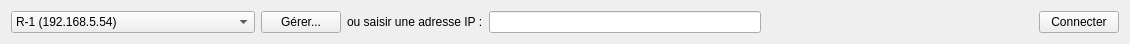
   <widget class="QWidget" name="layoutWidget">
    <property name="geometry">
     <rect>
      <x>10</x>
      <y>5</y>
      <width>1130</width>
      <height>33</height>
     </rect>
    </property>
    <layout class="QHBoxLayout" name="horizontalLayout_2">
     <item>
      <widget class="QComboBox" name="ip">
       <item>
        <property name="text">
         <string>R-1 (192.168.5.54)</string>
        </property>
       </item>
       <item>
        <property name="text">
         <string>RDC (192.168.5.53)</string>
        </property>
       </item>
       <item>
        <property name="text">
         <string>R+1 (192.168.5.52)</string>
        </property>
       </item>
       <item>
        <property name="text">
         <string>R+2 (192.168.5.51)</string>
        </property>
       </item>
       <item>
        <property name="text">
         <string>R+4 (192.168.5.50)</string>
        </property>
       </item>
       <item>
        <property name="text">
         <string>Auditorium (192.168.5.74)</string>
        </property>
       </item>
       <item>
        <property name="text">
         <string>R+4 Toilettes F (192.168.5.55)</string>
        </property>
       </item>
       <item>
        <property name="text">
         <string>R+4 Toilettes H (192.168.5.57)</string>
        </property>
       </item>
       <item>
        <property name="text">
         <string>R+1 Toilettes H (192.168.5.56)</string>
        </property>
       </item>
       <item>
        <property name="text">
         <string>R+2 Toilettes H (192.168.5.59)</string>
        </property>
       </item>
       <item>
        <property name="text">
         <string>R+2 Toilettes F (192.168.5.66)</string>
        </property>
       </item>
       <item>
        <property name="text">
         <string>R+1 Toilettes F (192.168.5.65)</string>
        </property>
       </item>
       <item>
        <property name="text">
         <string>R+2 Vestiaires (192.168.5.60)</string>
        </property>
       </item>
       <item>
        <property name="text">
         <string>Timer GS Jardin (192.168.5.62)</string>
        </property>
       </item>
       <item>
        <property name="text">
         <string>Timer GS Cour (192.168.5.64)</string>
        </property>
       </item>
       <item>
        <property name="text">
         <string>Boutique CDR (192.168.5.67)</string>
        </property>
       </item>
       <item>
        <property name="text">
         <string>Boutique Plateau Media (192.168.5.72)</string>
        </property>
       </item>
      </widget>
     </item>
     <item>
      <widget class="QPushButton" name="managePanels">
       <property name="text">
        <string>Gérer...</string>
       </property>
      </widget>
     </item>
     <item>
      <widget class="QLabel" name="label_18">
       <property name="text">
        <string>ou saisir une adresse IP :</string>
       </property>
      </widget>
     </item>
     <item>
      <widget class="QLineEdit" name="custom_ip"/>
     </item>
     <item>
      <spacer name="horizontalSpacer_2">
       <property name="orientation">
        <enum>Qt::Horizontal</enum>
       </property>
       <property name="sizeHint" stdset="0">
        <size>
         <width>40</width>
         <height>20</height>
        </size>
       </property>
      </spacer>
     </item>
     <item>
      <widget class="QPushButton" name="connect">
       <property name="text">
        <string>Connecter</string>
       </property>
       <property name="checkable">
        <bool>true</bool>
       </property>
      </widget>
     </item>
    </layout>
   </widget>
